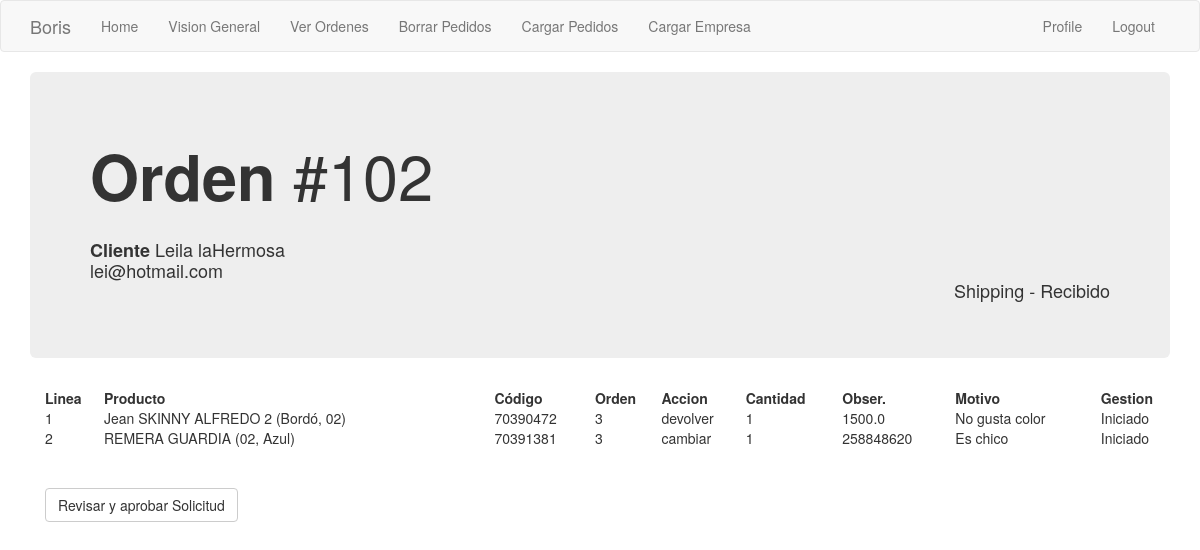
The app's page /orden/3 (signed in), older data.
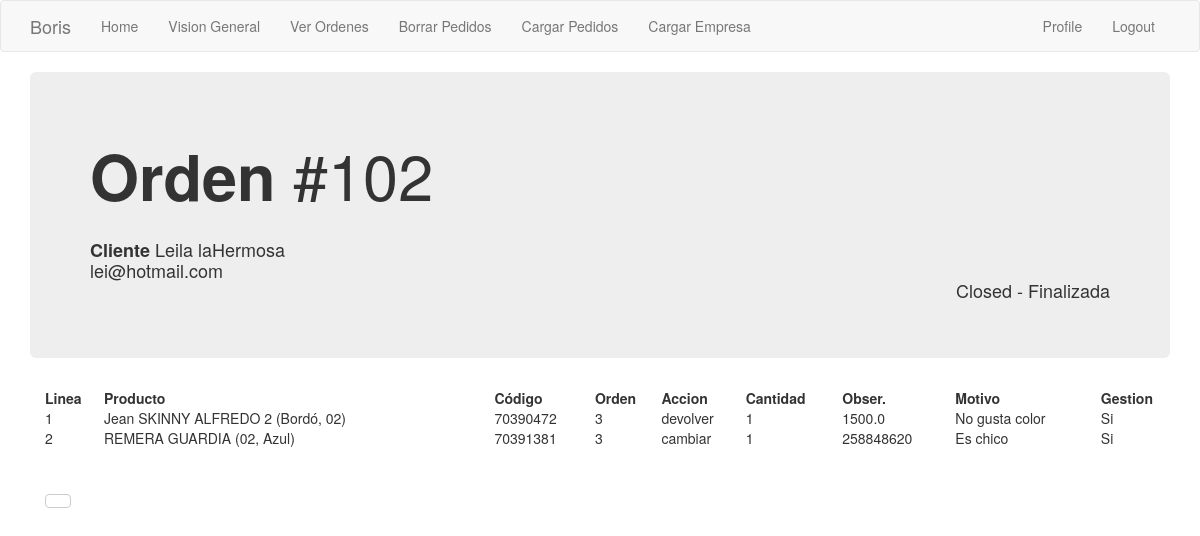
The same page, newer data.
### app/models.py (models this page shows, shortened)
class Order_header(db.Model):
    id = db.Column(db.Integer, primary_key=True)
    order_number = db.Column(db.Integer, index=True)
    order_id_anterior = db.Column(db.Integer)
    creation_date = db.Column(db.String(35), index=True)
    last_update_date = db.Column(db.String(35))
    payment_method = db.Column(db.String(10))
    payment_card = db.Column(db.String(10))
    courier_order_id = db.Column(db.String(64), index=True)
    status = db.Column(db.String(15))
    sub_status = db.Column(db.String(15))
    customer_address = db.Column(db.String(64))
    customer_number = db.Column(db.String(10))
    customer_floor = db.Column(db.String(10))
    customer_zipcode = db.Column(db.String(8))
    customer_locality = db.Column(db.String(64))
    customer_city = db.Column(db.String(64))
    customer_province = db.Column(db.String(64))
    customer_country = db.Column(db.String(64))
    detalle = db.relationship('Order_detail', backref='productos', lazy='dynamic')
    transaction = db.relationship('Transaction_log', backref='transaccion', lazy='dynamic')
    customer_id = db.Column(db.Integer, db.ForeignKey('customer.id'))
    store = db.Column(db.Integer, db.ForeignKey('company.store_id'))

class Order_detail(db.Model):
    order_line_number = db.Column(db.String, primary_key=True)
    line_number = db.Column(db.Integer)
    prod_id = db.Column(db.Integer)
    name = db.Column(db.String(120))
    variant = db.Column(db.Integer)
    accion = db.Column(db.String(10))
    accion_cambiar_por = db.Column(db.Integer)
    accion_cantidad = db.Column(db.Integer)
    motivo = db.Column(db.String(50))
    monto_a_devolver = db.Column(db.Float)
    gestionado = db.Column(db.String(10))
    order = db.Column(db.Integer, db.ForeignKey('order_header.id'))

### app/main/routes.py (the view)
@bp.route('/orden/<orden_id>')
@login_required
def orden(orden_id):
    orden = Order_header.query.filter_by(id=orden_id).first()
    orden_linea = Order_detail.query.filter_by(order=orden_id).all()
    return render_template('orden.html', orden=orden, orden_linea=orden_linea, customer=orden.buyer)

### app/main/routes.py (called while the page is built)
@bp.before_app_request
def before_request():
    if current_user.is_authenticated:
        current_user.last_seen = datetime.utcnow()
        db.session.commit()

### app/models.py (called while the page is built)
@login.user_loader
def load_user(id):
    return User.query.get(int(id))

### app/templates/orden.html (shortened to what this page needs)
{% extends "base.html" %}
{% block app_content %}
    <div class='jumbotron'>
        <h1>
            <strong>Orden </strong>#{{orden.order_number}}
        </h1>
        <h4>
            <br> <strong> Cliente </strong>{{customer.name}}
            <br>         {{customer.email}}
            <div class="text-right"> {{orden.status}} - {{orden.sub_status}} </div>
        </h4>
    </div>
    <div class='container'>
        <table style="width:100%">
            <tr>
                <th>Linea</th>
                <th>Producto</th>
                <th>Código</th>
                <th>Orden</th>
                <th>Accion</th>
                <th>Cantidad</th>
                <th>Obser.</th>
                <th>Motivo</th>
                <th>Gestion</th>
            </tr>
            {% for i in orden_linea %}
            <tr>
                <td>{{i['line_number']}}</td>
                <td>{{i['name']}}</td>
                <td>{{i['prod_id']}}</td>
                <td>{{i['order']}}</td>
                <td>{{i['accion']}}</td>
                <td>{{i['accion_cantidad']}}</td>
                <td>
                {% if i['accion'] == 'cambiar' %}
                    {{i['accion_cambiar_por']}}
                {% else %}
                    {{i['monto_a_devolver']}}
                {% endif %}
                </td>
                <td>{{i['motivo']}}</td>
                <td>{{i['gestionado']}}</td>
            </tr>
            {% endfor %}
        </table>
        <br><br>
            {% if orden.sub_status == 'Iniciado' %}
                {% set text = 'Cobrar envío y pasar a Ready' %}
                {% set accion_orden = 'toReady' %}
            {% endif %}
            {% if orden.sub_status == 'Recibido' %}
                {% set text = 'Revisar y aprobar Solicitud' %}
                {% set accion_orden = 'toApproved' %}
            {% endif %}
            <a href="{{ url_for('main.gestionar_ordenes', orden_id = orden.id, accion_orden = accion_orden ) }}">
            <button class="btn btn-default"> {{text}} </button></a>
    </div>
{% endblock %}

Row changes from the older to the newer data that the page shows:
changed Order_header: status "Shipping" → "Closed"; sub_status "Recibido" → "Finalizada"
changed Order_detail "Jean SKINNY ALFREDO 2 (Bordó, 02)": gestionado "Iniciado" → "Si"
changed Order_detail "REMERA GUARDIA (02, Azul)": gestionado "Iniciado" → "Si"
Text that changed along with them:
{{ text }}: "Revisar y aprobar Solicitud" → (not shown)
